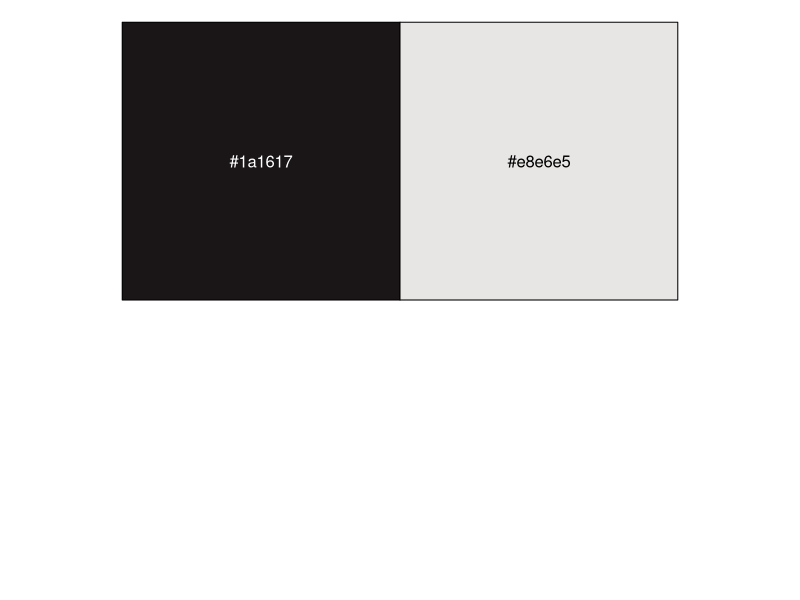
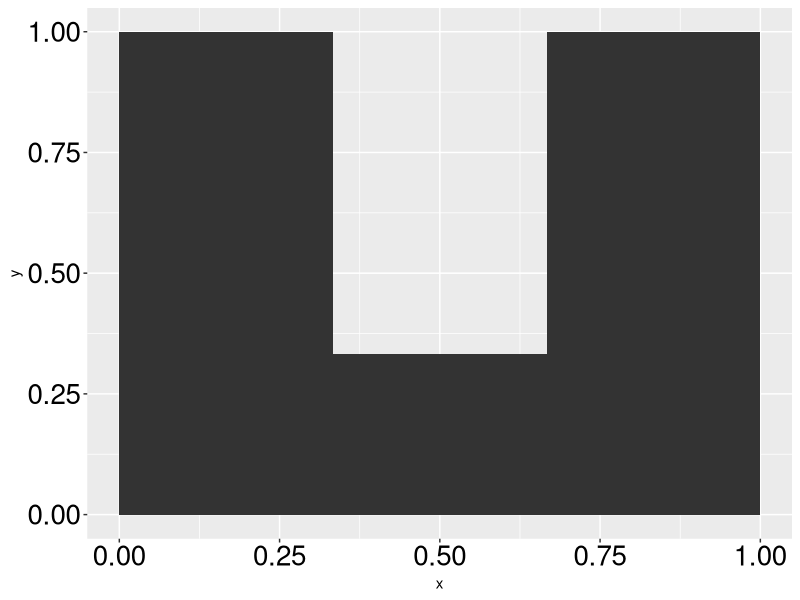
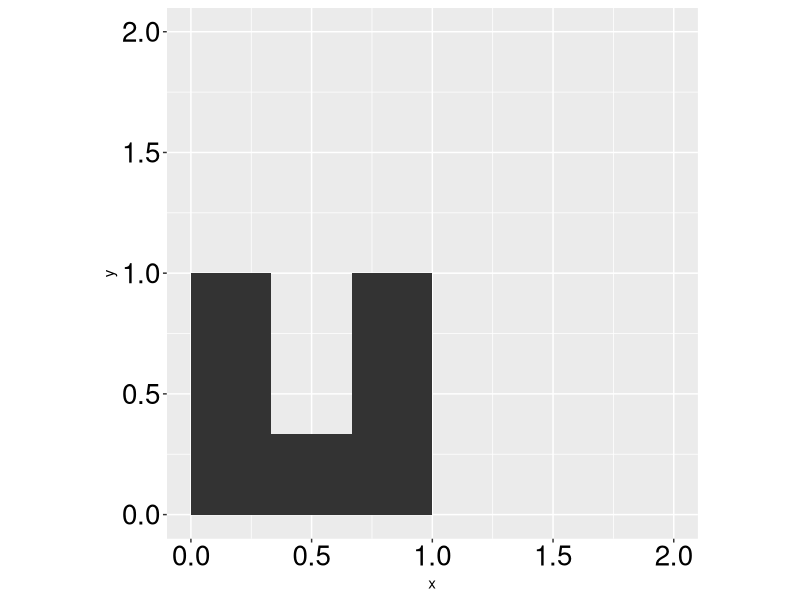
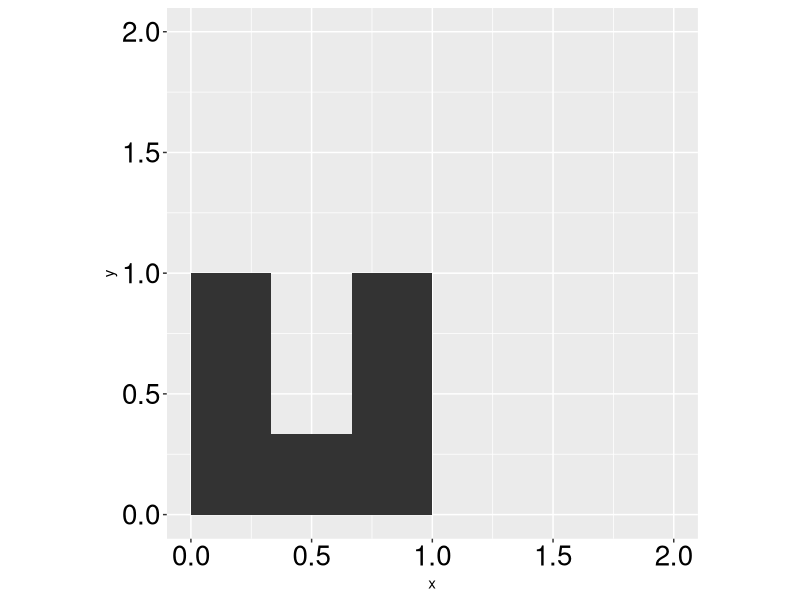
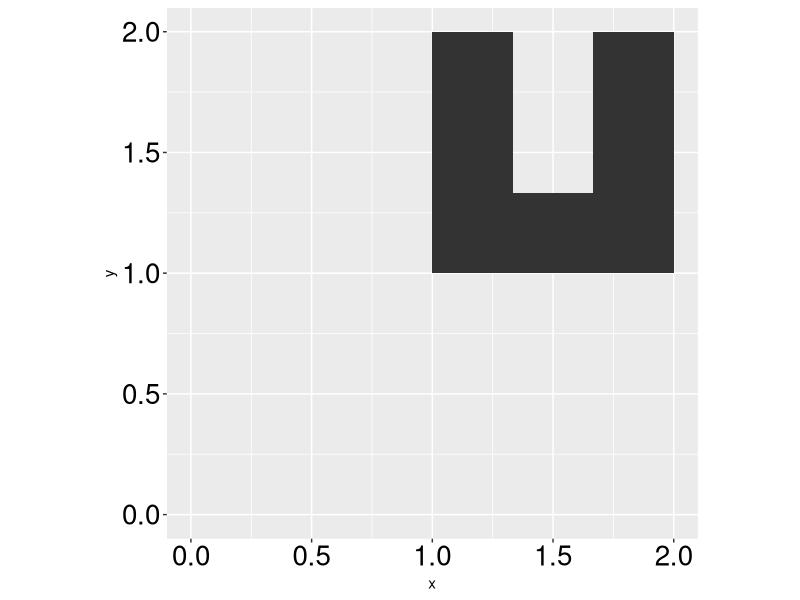
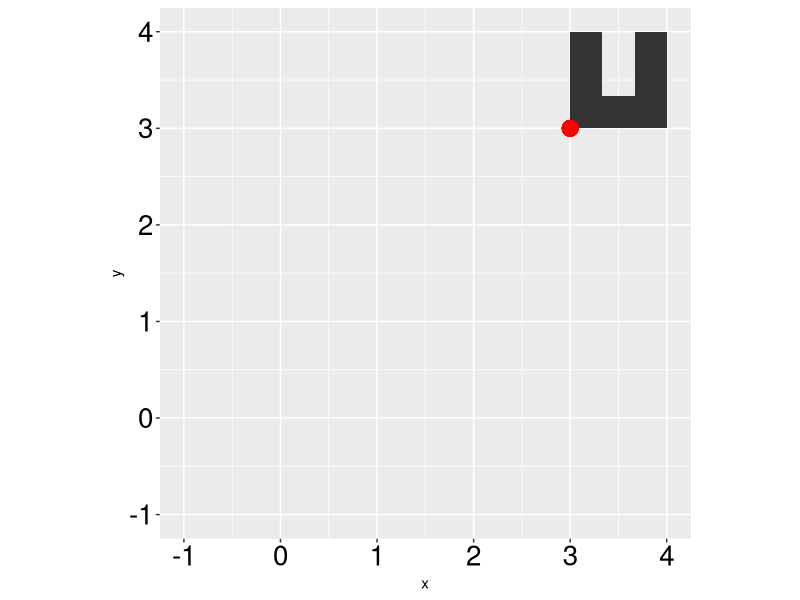
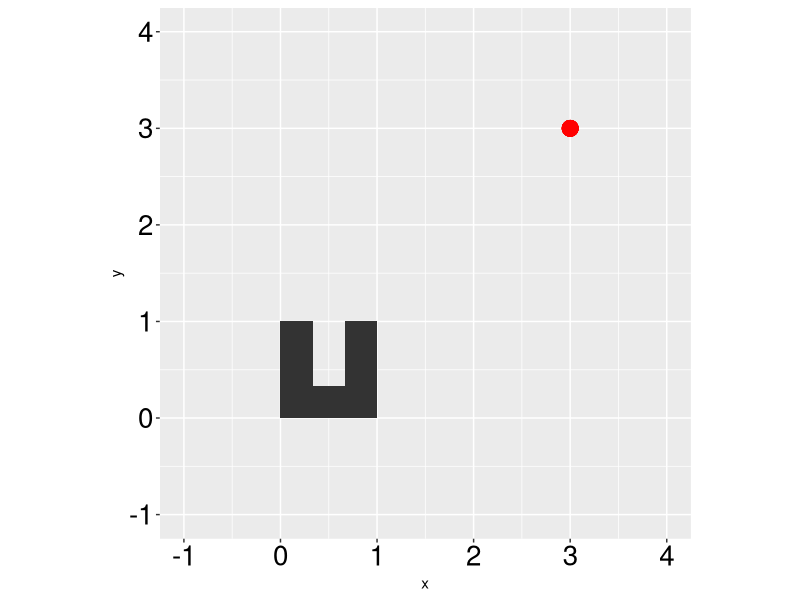
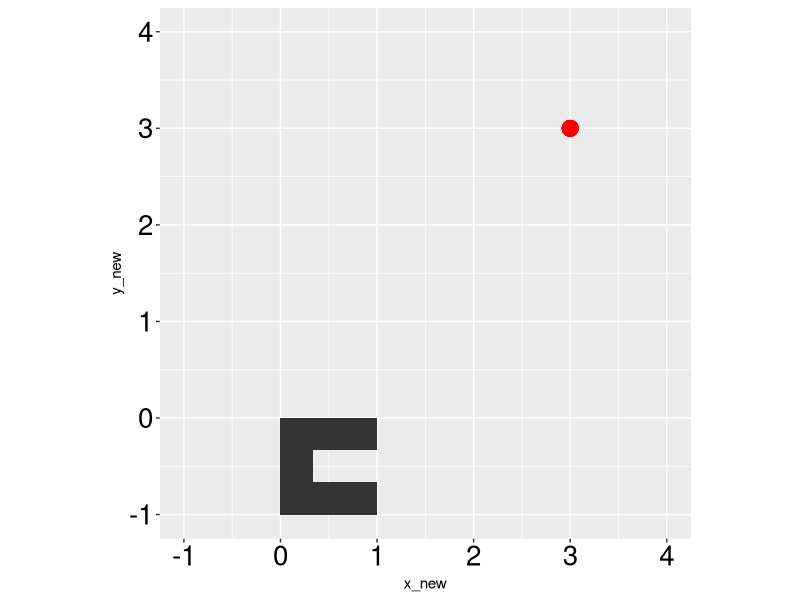

R code for these plots, in order:
## ---- chunk 1
knitr::opts_chunk$set(dev = "png", dev.args = list(bg = "transparent"))
## ---- chunk 2
library(scales)

ot_colors <- c("#1a1617", "#e8e6e5")
show_col(ot_colors)
## ---- chunk 3
#| code-line-numbers: "1,2,4,5,6"

library(dplyr)
library(tidyr)

u_shape <-
  tribble(
    ~x,  ~y,
     0,   0,
     1,   0,
     1,   1,
   2/3,   1,
   2/3, 1/3,
   1/3, 1/3,
   1/3,   1,
     0,   1
  )
## ---- chunk 4
#| code-line-numbers: "7"

library(dplyr)
library(tidyr)

u_shape <-
  tribble(
    ~x,  ~y,
     0,   0,
     1,   0,
     1,   1,
   2/3,   1,
   2/3, 1/3,
   1/3, 1/3,
   1/3,   1,
     0,   1
  )
## ---- chunk 5
#| code-line-numbers: "8"

library(dplyr)
library(tidyr)

u_shape <-
  tribble(
    ~x,  ~y,
     0,   0,
     1,   0,
     1,   1,
   2/3,   1,
   2/3, 1/3,
   1/3, 1/3,
   1/3,   1,
     0,   1
  )
## ---- chunk 6
#| code-line-numbers: "9"

library(dplyr)
library(tidyr)

u_shape <-
  tribble(
    ~x,  ~y,
     0,   0,
     1,   0,
     1,   1,
   2/3,   1,
   2/3, 1/3,
   1/3, 1/3,
   1/3,   1,
     0,   1
  )
## ---- chunk 7
#| code-line-numbers: "10"

library(dplyr)
library(tidyr)

u_shape <-
  tribble(
    ~x,  ~y,
     0,   0,
     1,   0,
     1,   1,
   2/3,   1,
   2/3, 1/3,
   1/3, 1/3,
   1/3,   1,
     0,   1
  )
## ---- chunk 8
#| code-line-numbers: "11"

library(dplyr)
library(tidyr)

u_shape <-
  tribble(
    ~x,  ~y,
     0,   0,
     1,   0,
     1,   1,
   2/3,   1,
   2/3, 1/3,
   1/3, 1/3,
   1/3,   1,
     0,   1
  )
## ---- chunk 9
#| code-line-numbers: "12"

library(dplyr)
library(tidyr)

u_shape <-
  tribble(
    ~x,  ~y,
     0,   0,
     1,   0,
     1,   1,
   2/3,   1,
   2/3, 1/3,
   1/3, 1/3,
   1/3,   1,
     0,   1
  )
## ---- chunk 10
#| code-line-numbers: "13"

library(dplyr)
library(tidyr)

u_shape <-
  tribble(
    ~x,  ~y,
     0,   0,
     1,   0,
     1,   1,
   2/3,   1,
   2/3, 1/3,
   1/3, 1/3,
   1/3,   1,
     0,   1
  )
## ---- chunk 11
#| code-line-numbers: "14"

library(dplyr)
library(tidyr)

u_shape <-
  tribble(
    ~x,  ~y,
     0,   0,
     1,   0,
     1,   1,
   2/3,   1,
   2/3, 1/3,
   1/3, 1/3,
   1/3,   1,
     0,   1
  )
## ---- chunk 12
library(ggplot2)

theme_set(theme_grey())
theme_replace(axis.text = ggplot2::element_text(color = "black", size = 20))
## ---- chunk 13
#| fig-asp: 1

u_shape %>%
  ggplot() +
  geom_polygon(
    aes(
      x = x,
      y = y
    )
  )
## ---- chunk 14
#| output-location: column
#| fig-asp: 1
#| code-line-numbers: "9,10,11"

u_shape %>%
  ggplot() +
  geom_polygon(
    aes(
      x = x,
      y = y
    )
  ) +
  coord_fixed(
    xlim = c(0, 2),
    ylim = c(0, 2)
  )
## ---- chunk 15
create_initial_shape <- function(x0, y0) {
  tribble(
          ~x,       ~y,
      x0 + 0,   y0 + 0,
      x0 + 1,   y0 + 0,
      x0 + 1,   y0 + 1,
    x0 + 2/3,   y0 + 1,
    x0 + 2/3, y0 + 1/3,
    x0 + 1/3, y0 + 1/3,
    x0 + 1/3,   y0 + 1,
      x0 + 0,   y0 + 1,
      x0 + 0,   y0 + 0
  )
}
## ---- chunk 16
#| output-location: column
#| fig-asp: 1
create_initial_shape(0, 0) %>%
  ggplot() +
  geom_polygon(
    aes(
      x = x,
      y = y
    )
  ) +
  coord_fixed(
    xlim = c(0, 2),
    ylim = c(0, 2)
  )
## ---- chunk 17
#| output-location: column
#| fig-asp: 1
#| code-line-numbers: "1"
create_initial_shape(1, 1) %>%
  ggplot() +
  geom_polygon(
    aes(
      x = x,
      y = y
    )
  ) +
  coord_fixed(
    xlim = c(0, 2),
    ylim = c(0, 2)
  )
## ---- chunk 18
#| output-location: column
#| fig-asp: 1

x0 <- 3
y0 <- 3

initial_u_shape <-
  create_initial_shape(x0, y0)

initial_u_shape %>%
  ggplot() +
  geom_polygon(
    aes(
      x = x,
      y = y
    )
  ) +
  geom_point(
    aes(
      x = x0,
      y = y0
    ),
    size = 5,
    color = "red"
  ) +
  coord_fixed(
    xlim = c(-1, 4),
    ylim = c(-1, 4)
  )
## ---- chunk 19
#| output-location: column
#| fig-asp: 1
#| code-line-numbers: "7,8"

x0 <- 3
y0 <- 3

initial_u_shape <-
  create_initial_shape(x0, y0) %>%
  mutate(
    x = x - x0,
    y = y - y0
  )

initial_u_shape %>%
  ggplot() +
  geom_polygon(
    aes(
      x = x,
      y = y
    )
  ) +
  geom_point(
    aes(
      x = x0,
      y = y0
    ),
    size = 5,
    color = "red"
  ) +
  coord_fixed(
    xlim = c(-1, 4),
    ylim = c(-1, 4)
  )
## ---- chunk 20
#| output-location: column
#| fig-asp: 1
#| code-line-numbers: "11,12"
x0 <- 3
y0 <- 3

initial_u_shape <-
  create_initial_shape(x0, y0) %>%
  mutate(
    x = x - x0,
    y = y - y0
  ) %>%
  mutate(
    x_new = y,
    y_new = -x
  )

initial_u_shape %>%
  ggplot() +
  geom_polygon(
    aes(
      x = x_new,
      y = y_new
    )
  ) +
  geom_point(
    aes(
      x = x0,
      y = y0
    ),
    size = 5,
    color = "red"
  ) +
  coord_fixed(
    xlim = c(-1, 4),
    ylim = c(-1, 4)
  )
## ---- chunk 21
#| output-location: column
#| fig-asp: 1
#| code-line-numbers: "15,16"
x0 <- 3
y0 <- 3

initial_u_shape <-
  create_initial_shape(x0, y0) %>%
  mutate(
    x = x - x0,
    y = y - y0
  ) %>%
  mutate(
    x_new = y,
    y_new = -x
  ) %>%
  mutate(
    x = x_new + x0,
    y = y_new + y0
  )

initial_u_shape %>%
  ggplot() +
  geom_polygon(
    aes(
      x = x,
      y = y
    )
  ) +
  geom_point(
    aes(
      x = x0,
      y = y0
    ),
    size = 5,
    color = "red"
  ) +
  coord_fixed(
    xlim = c(-1, 4),
    ylim = c(-1, 4)
  )
## ---- chunk 22
#| output-location: column
#| fig-asp: 1
#| code-line-numbers: "16,17"
x0 <- 3
y0 <- 3
shape_width <- 1

initial_u_shape <-
  create_initial_shape(x0, y0) %>%
  mutate(
    x = x - x0,
    y = y - y0
  ) %>%
  mutate(
    x_new = y,
    y_new = -x
  ) %>%
  mutate(
    x = x_new + x0,
    y = y_new + y0 + shape_width
  )

initial_u_shape %>%
  ggplot() +
  geom_polygon(
    aes(
      x = x,
      y = y
    )
  ) +
  geom_point(
    aes(
      x = x0,
      y = y0
    ),
    size = 5,
    color = "red"
  ) +
  coord_fixed(
    xlim = c(-1, 4),
    ylim = c(-1, 4)
  )
## ---- chunk 23
rotate_shape <- function(data, x0, y0, degrees, shape_width) {
  if (degrees == 90) {
    data %>%
      mutate(
        x = x - x0,
        y = y - y0
      ) %>%
      mutate(
        x_new = y,
        y_new = -x
      ) %>%
      mutate(
        x = x_new + x0,
        y = y_new + y0 + shape_width
      )
  } else if (degrees == 180) {
    data %>%
      mutate(
        x = x - x0,
        y = y - y0
      ) %>%
      mutate(
        x_new = -x,
        y_new = -y
      ) %>%
      mutate(
        x = x_new + x0 + shape_width,
        y = y_new + y0 + shape_width
      )
  } else if (degrees == 270) {
    data %>%
      mutate(
        x = x - x0,
        y = y - y0
      ) %>%
      mutate(
        x_new = -y,
        y_new = x
      ) %>%
      mutate(
        x = x_new + x0 + shape_width,
        y = y_new + y0
      )
  } else if (degrees == 0) {
    data
  }
}
## ---- chunk 24
create_rotate_shape <- function(x0, y0, degrees, shape_width = 1) {
  output <-
    create_initial_shape(x0 = x0, y0 = y0) %>%
    rotate_shape(
      data = .,
      x0 = x0,
      y0 = y0,
      degrees = degrees,
      shape_width = shape_width
    )

  return(output)
}
## ---- chunk 25
#| output-location: column
#| fig-asp: 1
x0 <- 3
y0 <- 3

rotated_shape <-
  create_rotate_shape(
    x0 = x0,
    y0 = y0,
    degrees = 180
  )

ggplot(data = rotated_shape) +
  geom_polygon(
    aes(
      x = x,
      y = y
    )
  ) +
  coord_fixed(
    xlim = c(0, 5),
    ylim = c(0, 5)
  )
## ---- chunk 26
ncol <- 10
nrow <- 10
shape_width <- 1
perimeter_width <- shape_width + .25
## ---- chunk 27
#| output-location: column

ncol <- 10
nrow <- 10
shape_width <- 1
perimeter_width <- shape_width + .25

grid <-
  expand_grid(
    x = seq(0,
      by = perimeter_width,
      length.out = ncol
    ),
    y = seq(0,
      by = perimeter_width,
      length.out = nrow
    )
  )

grid
## ---- chunk 28
#| code-line-numbers: "17,18,19"
ncol <- 10
nrow <- 10
shape_width <- 1
perimeter_width <- shape_width + .25

grid <-
  expand_grid(
    x = seq(0,
      by = perimeter_width,
      length.out = ncol
    ),
    y = seq(0,
      by = perimeter_width,
      length.out = nrow
    )
  ) %>%
  mutate(y = if_else(x >= 5 * perimeter_width,
    y + perimeter_width / 2,
    y
  ))

grid
## ---- chunk 29
#| fig-asp: 0.85
grid %>%
  ggplot() +
  geom_point(
    aes(
      x = x,
      y = y
    )
  ) +
  coord_fixed()
## ---- chunk 30
library(purrr)

make_molnar_system <- function() {
  ncol <- 10
  nrow <- 10
  shape_width <- 1
  perimeter_width <- shape_width + .25

  grid <-
    expand_grid(
      x = seq(0, by = perimeter_width, length.out = ncol),
      y = seq(0, by = perimeter_width, length.out = nrow)
    ) %>%
    mutate(y = if_else(x >= 5 * perimeter_width,
      y + perimeter_width / 2,
      y
    ))

  output <-
    map_dfr(
      1:nrow(grid),
      function(i) {
        create_rotate_shape(
          x = grid$x[i],
          y = grid$y[i],
          degrees = 180,
          shape_width = shape_width
        )
      }
    )

  return(output)
}
## ---- chunk 31
#| output-location: column
#| fig-asp: 1

initial_output <-
  make_molnar_system()

initial_output %>%
  ggplot() +
  geom_polygon(aes(
    x = x,
    y = y
  )) +
  coord_fixed()
## ---- chunk 32
#| code-line-numbers: "21,22"
make_molnar_system <- function() {
  ncol <- 10
  nrow <- 10
  shape_width <- 1
  perimeter_width <- shape_width + .25

  grid <-
    expand_grid(
      x = seq(0, by = perimeter_width, length.out = nrow),
      y = seq(0, by = perimeter_width, length.out = ncol)
    ) %>%
    mutate(y = if_else(x >= 5 * perimeter_width,
      y + perimeter_width / 2,
      y
    ))

  output <-
    map_dfr(
      1:nrow(grid),
      function(i) {
        bind_cols(
          group = i,
          create_rotate_shape(
            x = grid$x[i],
            y = grid$y[i],
            degrees = 180,
            shape_width = shape_width
          )
        )
      }
    )

  return(output)
}
## ---- chunk 33
#| output-location: column
#| fig-asp: 1
#| code-line-numbers: "10"
initial_output <-
  make_molnar_system()

initial_output %>%
  ggplot() +
  geom_polygon(
    aes(
      x = x,
      y = y,
      group = group
    )
  ) +
  coord_fixed()
## ---- chunk 34
#| code-line-numbers: "28"

make_molnar_system <- function(seed) {
  set.seed(seed)

  ncol <- 10
  nrow <- 10
  shape_width <- 1
  perimeter_width <- shape_width + .25

  grid <-
    expand_grid(
      x = seq(0, by = perimeter_width, length.out = nrow),
      y = seq(0, by = perimeter_width, length.out = ncol)
    ) %>%
    mutate(y = if_else(x >= 5 * perimeter_width,
      y + perimeter_width / 2,
      y
    ))

  output <-
    map_dfr(
      1:nrow(grid),
      function(i) {
        bind_cols(
          group = i,
          create_rotate_shape(
            x = grid$x[i],
            y = grid$y[i],
            degrees = 180,
            shape_width = shape_width
          )
        )
      }
    )

  return(output)
}
## ---- chunk 35
#| code-line-numbers: "1,2,28,29"
make_molnar_system <- function(seed) {
  set.seed(seed)

  ncol <- 10
  nrow <- 10
  shape_width <- 1
  perimeter_width <- shape_width + .25

  grid <-
    expand_grid(
      x = seq(0, by = perimeter_width, length.out = nrow),
      y = seq(0, by = perimeter_width, length.out = ncol)
    ) %>%
    mutate(y = if_else(x >= 5 * perimeter_width,
      y + perimeter_width / 2,
      y
    ))

  output <-
    map_dfr(
      1:nrow(grid),
      function(i) {
        bind_cols(
          group = i,
          create_rotate_shape(
            x = grid$x[i],
            y = grid$y[i],
            degrees = sample(c(0, 90, 180, 270),
              size = 1
            ),
            shape_width = shape_width
          )
        )
      }
    )

  return(output)
}
## ---- chunk 36
#| output-location: column
#| fig-asp: 1

initial_output <-
  make_molnar_system(seed = 150)

initial_output %>%
  ggplot() +
  geom_polygon(
    aes(
      x = x,
      y = y,
      group = group
    )
  ) +
  coord_fixed()
## ---- chunk 37
set.seed(150)
degree_pattern_options <- c(0, 90, 180, 270)
## ---- chunk 38
set.seed(150)
degree_pattern_options <- c(0, 90, 180, 270)
degree_pattern <- sample(degree_pattern_options, size = 6, replace = TRUE)
degree_pattern
## ---- chunk 39
#| code-line-numbers: "10,11,29,30,31,42"

make_molnar_system <-
  function(seed) {
    set.seed(seed)

    ncol <- 10
    nrow <- 10
    shape_width <- 1
    perimeter_width <- shape_width + .25

    degree_pattern_options <- c(0, 90, 180, 270)
    degree_pattern <- sample(degree_pattern_options, size = 6, replace = TRUE)

    grid <-
      expand_grid(
        x = seq(0,
          by = perimeter_width,
          length.out = nrow
        ),
        y = seq(0,
          by = perimeter_width,
          length.out = ncol
        )
      ) %>%
      mutate(y = if_else(x >= 5 * perimeter_width,
        y + perimeter_width / 2,
        y
      ))

    degree_pattern_exp <- rep(degree_pattern,
      length.out = nrow(grid)
    )

    output <-
      map_dfr(
        1:nrow(grid),
        function(i) {
          bind_cols(
            group = i,
            create_rotate_shape(
              x = grid$x[i],
              y = grid$y[i],
              degrees = degree_pattern_exp[i],
              shape_width = shape_width
            )
          )
        }
      )

    return(output)
  }
## ---- chunk 40
#| output-location: column
#| fig-asp: 1
final_output <-
  make_molnar_system(seed = 150)

final_output %>%
  ggplot() +
  geom_polygon(
    aes(
      x = x,
      y = y,
      group = group
    )
  ) +
  coord_fixed()
## ---- chunk 41
#| output-location: column
#| fig-asp: 1
#| code-line-numbers: "2"
final_output <-
  make_molnar_system(seed = 55)

final_output %>%
  ggplot() +
  geom_polygon(
    aes(
      x = x,
      y = y,
      group = group
    )
  ) +
  coord_fixed()
## ---- chunk 42
final_output <-
  make_molnar_system(seed = 150)
## ---- chunk 43
#| output-location: column
#| fig-asp: 1
#| code-line-numbers: "9,10"

final_output %>%
  ggplot() +
  geom_polygon(
    aes(
      x = x,
      y = y,
      group = group
    ),
    fill = "#1a1617",
    color = "#1a1617"
  ) +
  coord_fixed()
## ---- chunk 44
#| output-location: column
#| fig-asp: 1
#| code-line-numbers: "13"

final_output %>%
  ggplot() +
  geom_polygon(
    aes(
      x = x,
      y = y,
      group = group
    ),
    fill = "#1a1617",
    color = "#1a1617"
  ) +
  coord_fixed() +
  theme_void()
## ---- chunk 45
#| output-location: column
#| fig-asp: 1
#| code-line-numbers: "14,15,16,17,18"

final_output %>%
  ggplot() +
  geom_polygon(
    aes(
      x = x,
      y = y,
      group = group
    ),
    fill = "#1a1617",
    color = "#1a1617"
  ) +
  coord_fixed() +
  theme_void() +
  theme(
    plot.background =
      element_rect(
        fill = "#e8e6e5",
        color = "#e8e6e5"
      )
  )
## ---- chunk 46
#| fig-asp: 1
#| fig-cap: "*O.T., Serigraph on woven paper*, recreation"
final_output %>%
  ggplot() +
  geom_polygon(
    aes(
      x = x,
      y = y,
      group = group
    ),
    fill = "#1a1617",
    color = "#1a1617"
  ) +
  coord_fixed() +
  theme_void() +
  theme(
    plot.background =
      element_rect(
        fill = "#e8e6e5",
        color = "#e8e6e5"
      )
  )
